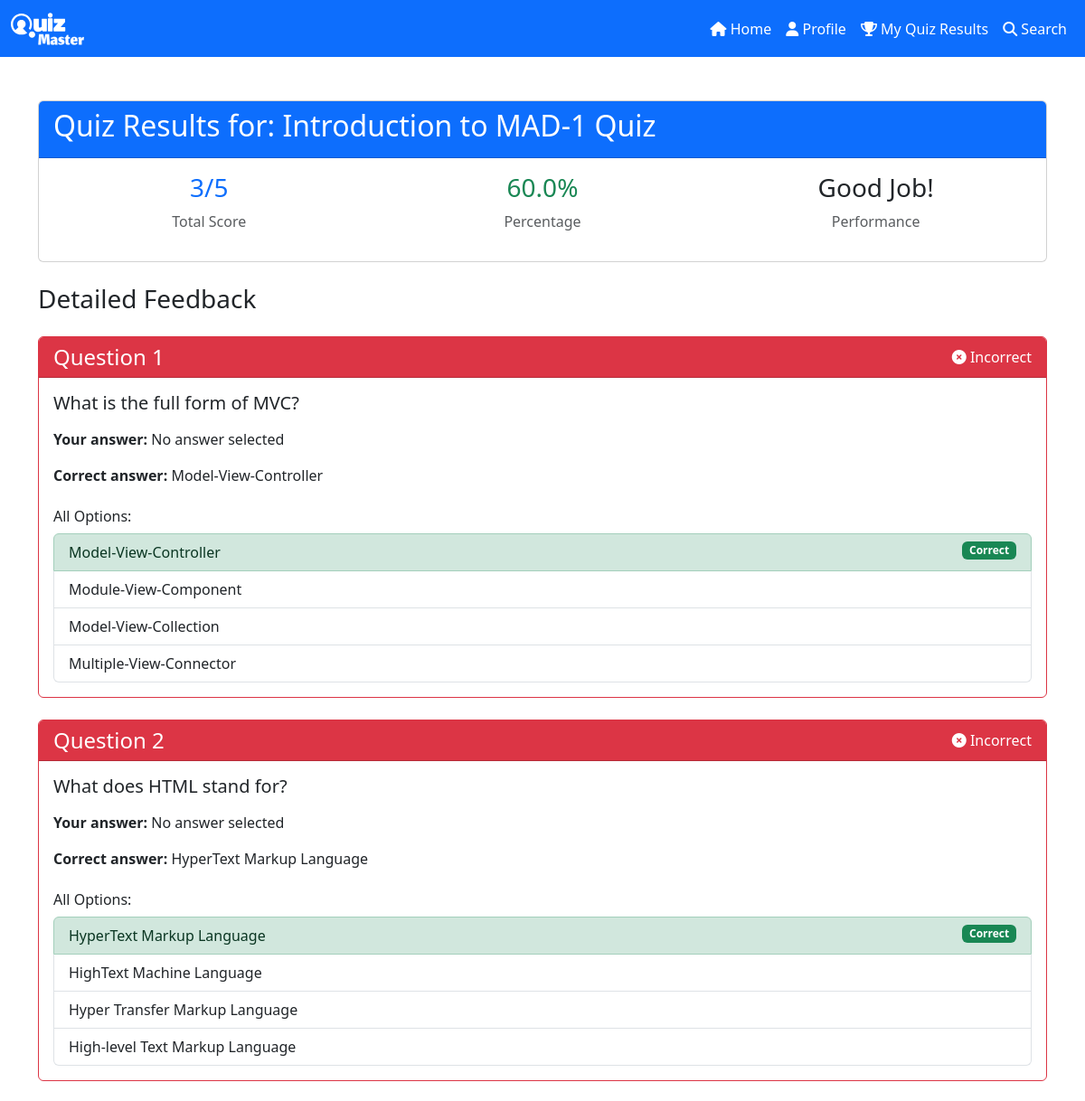
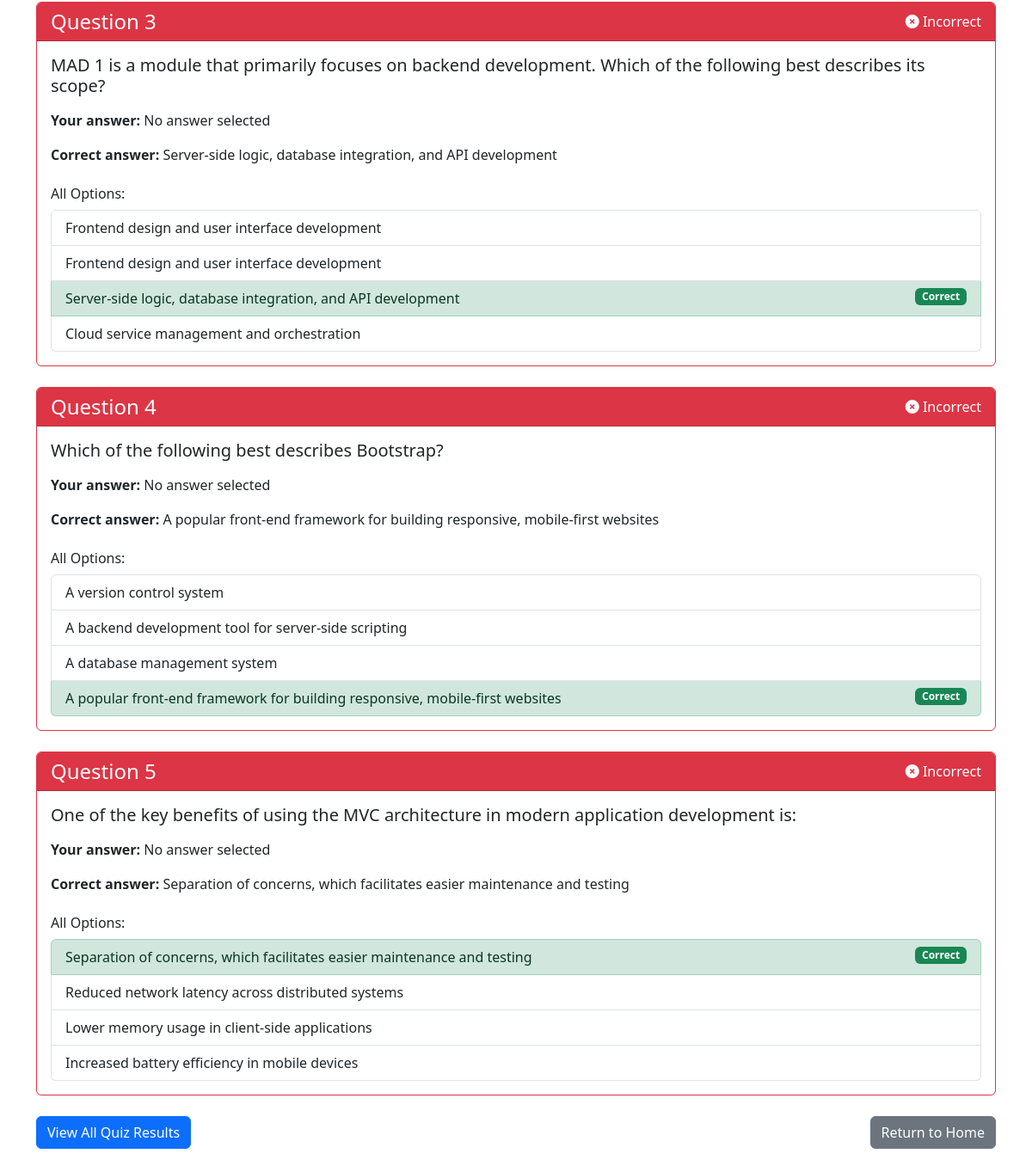
/quiz_feedback/1/2 (signed in), run on the app's committed database (2 pictures, top to bottom).
### models.py (models this page shows)
class Quiz(db.Model):
    id = db.Column(db.Integer, primary_key=True, autoincrement=True)
    chapter_id = db.Column(db.Integer, db.ForeignKey("chapter.id"), nullable=False)
    name = db.Column(db.String(80), unique=True, nullable=False)
    description = db.Column(db.String(120), default="Not available")
    included_questions = db.relationship("Question", backref="quiz", lazy=True, cascade="all, delete-orphan")
    scores = db.relationship("Score", backref="quiz_record", lazy=True, cascade="all, delete-orphan")
    quiz_schedule_date = db.Column(db.DateTime, nullable=False)
    quiz_duration = db.Column(db.Integer, nullable=False)

class Score(db.Model):
    id = db.Column(db.Integer, primary_key=True, autoincrement=True)
    user_id = db.Column(db.String(80), db.ForeignKey("user.username"), nullable=False)
    quiz_id = db.Column(db.Integer, db.ForeignKey("quiz.id"), nullable=False)
    score = db.Column(db.Integer, nullable=False)

class Question(db.Model):
    id = db.Column(db.Integer, primary_key=True, autoincrement=True)
    quiz_id = db.Column(db.Integer, db.ForeignKey("quiz.id"), nullable=False)
    question = db.Column(db.String(120), nullable=False)
    option1 = db.Column(db.String(120), nullable=False)
    option2 = db.Column(db.String(120), nullable=False)
    option3 = db.Column(db.String(120), nullable=False)
    option4 = db.Column(db.String(120), nullable=False)
    correct_option = db.Column(db.String(120), nullable=False)

### routes.py (the view)
    @app.route("/quiz_feedback/<int:quiz_id>/<int:score_id>", methods=["GET"])
    @auth_required
    def quiz_feedback(quiz_id, score_id):
        user_id = session.get("user_id")
        score = Score.query.get(score_id)
        if not score or score.user_id != user_id:
            flash("Score record not found")
            return redirect(url_for("quiz_results"))
        quiz = Quiz.query.get(quiz_id)
        if not quiz:
            flash("Quiz not found")
            return redirect(url_for("home"))
        questions = Question.query.filter_by(quiz_id=quiz_id).all()
        total_questions = len(questions)
        percentage = (score.score / total_questions * 100) if total_questions > 0 else 0
        user_responses = session.get("quiz_responses", {})
        return render_template(
            "user_dashboard/quiz_feedback.html",
            quiz=quiz,
            score=score,
            questions=questions,
            user_responses=user_responses,
            total_questions=total_questions,
            percentage=percentage,
        )

### templates/user_dashboard/quiz_feedback.html (shortened to what this page needs)
{% extends 'base.html' %}
{% block content %}
<div class="container mt-5">
    <div class="card mb-4">
        <div class="card-header bg-primary text-white">
            <h2>Quiz Results for: {{ quiz.name }}</h2>
        </div>
        <div class="card-body">
            <div class="row">
                <div class="col-md-4 text-center">
                    <h3 class="text-primary">{{ score.score }}/{{ total_questions }}</h3>
                    <p class="text-muted">Total Score</p>
                </div>
                <div class="col-md-4 text-center">
                    <h3 class="{% if percentage >= 60 %}text-success{% else %}text-danger{% endif %}">
                        {{ "%.1f"|format(percentage) }}%
                    </h3>
                    <p class="text-muted">Percentage</p>
                </div>
                <div class="col-md-4 text-center">
                    <h3>
                        {% if percentage >= 80 %}Excellent!
                        {% elif percentage >= 60 %}Good Job!
                        {% elif percentage >= 40 %}Needs improvement
                        {% else %}Try again{% endif %}
                    </h3>
                    <p class="text-muted">Performance</p>
                </div>
            </div>
        </div>
    </div>
    <h3 class="mb-4">Detailed Feedback</h3>
    {% for question in questions %}
    {% set question_id = question.id %}
    {% set user_response_key = user_responses.get(question_id|string) %}
    {% if user_response_key == "option1" %}
    {% set user_answer = question.option1 %}
    {% elif user_response_key == "option2" %}
    {% set user_answer = question.option2 %}
    {% elif user_response_key == "option3" %}
    {% set user_answer = question.option3 %}
    {% elif user_response_key == "option4" %}
    {% set user_answer = question.option4 %}
    {% else %}
    {% set user_answer = "No answer selected" %}
    {% endif %}
    {% set is_correct = (user_answer == question.correct_option) %}
    <div class="card mb-4 {% if is_correct %}border-success{% else %}border-danger{% endif %}">
        <div class="card-header {% if is_correct %}bg-success text-white{% else %}bg-danger text-white{% endif %}">
            <div class="d-flex justify-content-between align-items-center">
                <h4 class="mb-0">Question {{ loop.index }}</h4>
                <span>
                    {% if is_correct %}
                    <i class="fas fa-check-circle"></i> Correct
                    {% else %}
                    <i class="fas fa-times-circle"></i> Incorrect
                    {% endif %}
                </span>
            </div>
        </div>
        <div class="card-body">
            <h5>{{ question.question }}</h5>
            <div class="mt-3">
                <p><strong>Your answer:</strong> {{ user_answer }}</p>
                {% if not is_correct %}
                <p><strong>Correct answer:</strong> {{ question.correct_option }}</p>
                {% endif %}
            </div>
            <div class="mt-4">
                <h6>All Options:</h6>
                <ul class="list-group">
                    <li
                        class="list-group-item {% if question.option1 == question.correct_option %}list-group-item-success{% endif %} {% if user_response_key == 'option1' and not is_correct %}list-group-item-danger{% endif %}">
                        {{ question.option1 }}
                        {% if question.option1 == question.correct_option %}<span
                            class="badge bg-success float-end">Correct</span>{% endif %}
                    </li>
                    <li
                        class="list-group-item {% if question.option2 == question.correct_option %}list-group-item-success{% endif %} {% if user_response_key == 'option2' and not is_correct %}list-group-item-danger{% endif %}">
                        {{ question.option2 }}
                    </li>
                    <li
                        class="list-group-item {% if question.option3 == question.correct_option %}list-group-item-success{% endif %} {% if user_response_key == 'option3' and not is_correct %}list-group-item-danger{% endif %}">
                        {{ question.option3 }}
                        {% if question.option3 == question.correct_option %}<span
                            class="badge bg-success float-end">Correct</span>{% endif %}
                    </li>
                    <li
                        class="list-group-item {% if question.option4 == question.correct_option %}list-group-item-success{% endif %} {% if user_response_key == 'option4' and not is_correct %}list-group-item-danger{% endif %}">
                        {{ question.option4 }}
                        {% if question.option4 == question.correct_option %}<span
                            class="badge bg-success float-end">Correct</span>{% endif %}
                    </li>
                </ul>
            </div>
        </div>
    </div>
    {% endfor %}
    <div class="d-flex justify-content-between mb-5">
        <a href="{{ url_for('quiz_results') }}" class="btn btn-primary">View All Quiz Results</a>
        <a href="{{ url_for('home') }}" class="btn btn-secondary">Return to Home</a>
    </div>
</div>
{% endblock %}

### data on the page
Quiz: name "Introduction to MAD-1 Quiz"
Score: score "3"
Question: question "What is the full form of MVC?", user_answer "No answer selected", correct_option "Model-View-Controller", option1 "Model-View-Controller", shows "Correct", option2 "Module-View-Component", option3 "Model-View-Collection", option4 "Multiple-View-Connector"
Question: question "What does HTML stand for?", user_answer "No answer selected", correct_option "HyperText Markup Language", option1 "HyperText Markup Language", shows "Correct", option2 "HighText Machine Language", option3 "Hyper Transfer Markup Language", option4 "High-level Text Markup Language"
Question: question "MAD 1 is a module that primarily focuses on backend development. Which of the following best describes its scope?", user_answer "No answer selected", correct_option "Server-side logic, database integration, and API development", option1 "Frontend design and user interface development", option2 "Frontend design and user interface development", option3 "Server-side logic, database integration, and API development", shows "Correct", option4 "Cloud service management and orchestration"
Question: question "Which of the following best describes Bootstrap?", user_answer "No answer selected", correct_option "A popular front-end framework for building responsive, mobile-first websites", option1 "A version control system", option2 "A backend development tool for server-side scripting", option3 "A database management system", option4 "A popular front-end framework for building responsive, mobile-first websites", shows "Correct"
Question: question "One of the key benefits of using the MVC architecture in modern application development is:", user_answer "No answer selected", correct_option "Separation of concerns, which facilitates easier maintenance and testing", option1 "Separation of concerns, which facilitates easier maintenance and testing", shows "Correct", option2 "Reduced network latency across distributed systems", option3 "Lower memory usage in client-side applications", option4 "Increased battery efficiency in mobile devices"

### other printed values
{{ total_questions }} "5"
{{ "%.1f"|format(percentage) }} "60.0"
